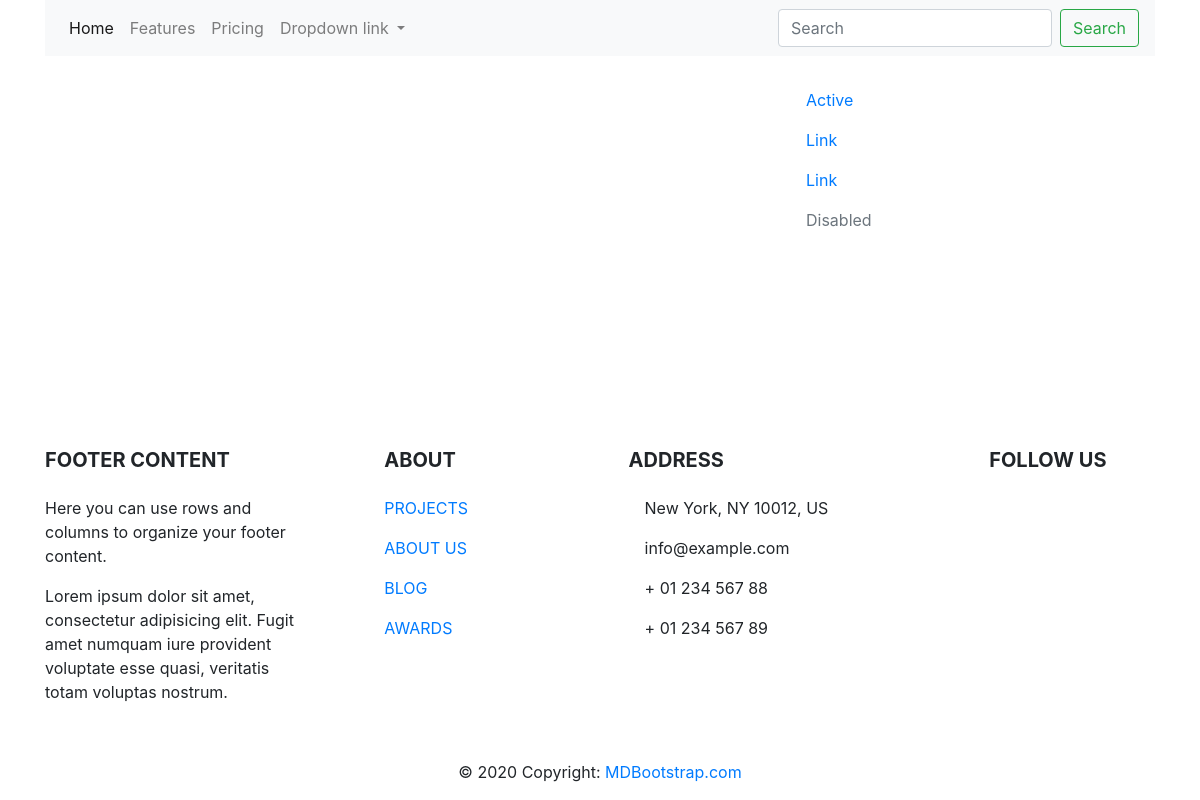
/, run on an earlier commit of the app's database.
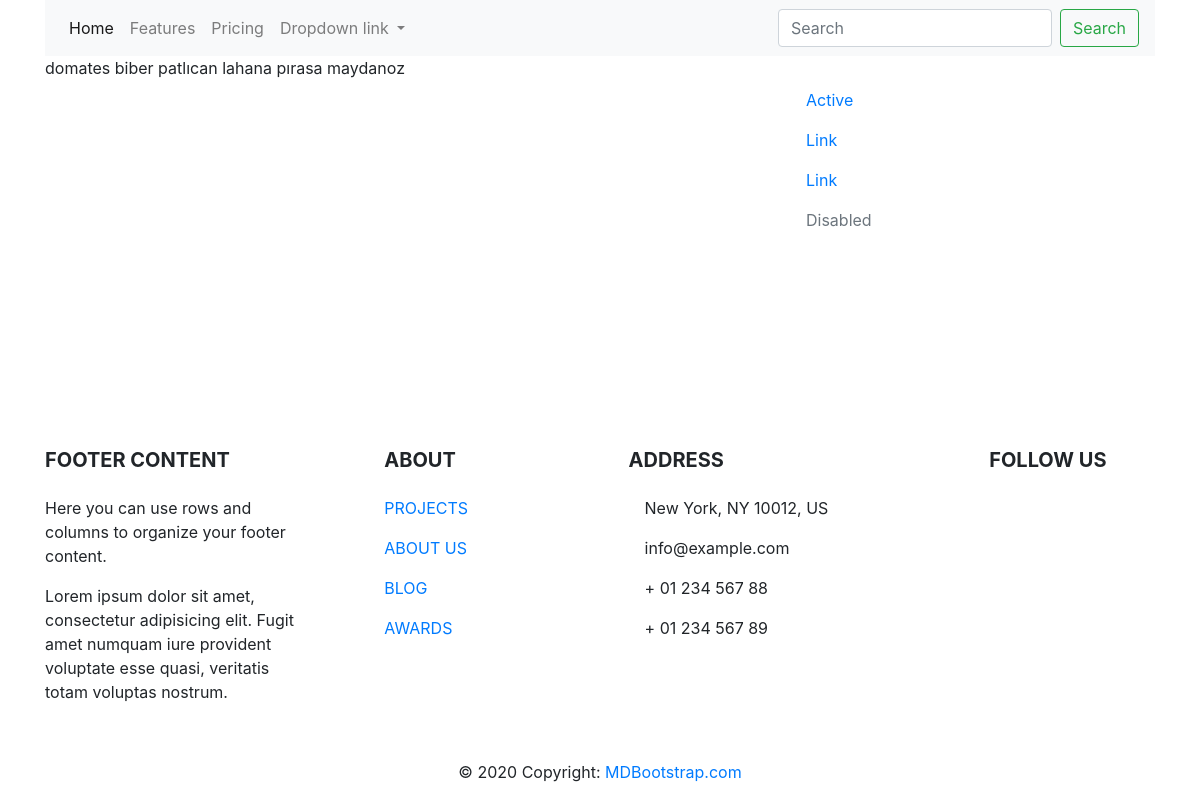
And on a later commit of the database.
### product/models/models.py (models this page shows)
class Product(models.Model):
    name = models.CharField(max_length=30)
    def __str__(self):
        return self.name
    class Meta:
        verbose_name    = "Urun"
        verbose_name_plural    = "Urunler"

### product/views/views.py (the view)
# urls.py: path("", index, name="product-index")
def index(request):
    products = Product.objects.all()
    context = {
        "products" : products
    }
    return render(request, template_name="product/index.html", context=context)

### product/templates/product/index.html (shortened to what this page needs)
{% extends "base.html" %}
{% block content %}
    {% for p in products %}
        {{p}}
    {% endfor %}
{% endblock content %}

What changed in the data, as far as the page shows it:
added Product: name "domates"
added Product: name "biber"
added Product: name "patlıcan"
added Product: name "lahana"
added Product: name "pırasa"
added Product: name "maydanoz"
